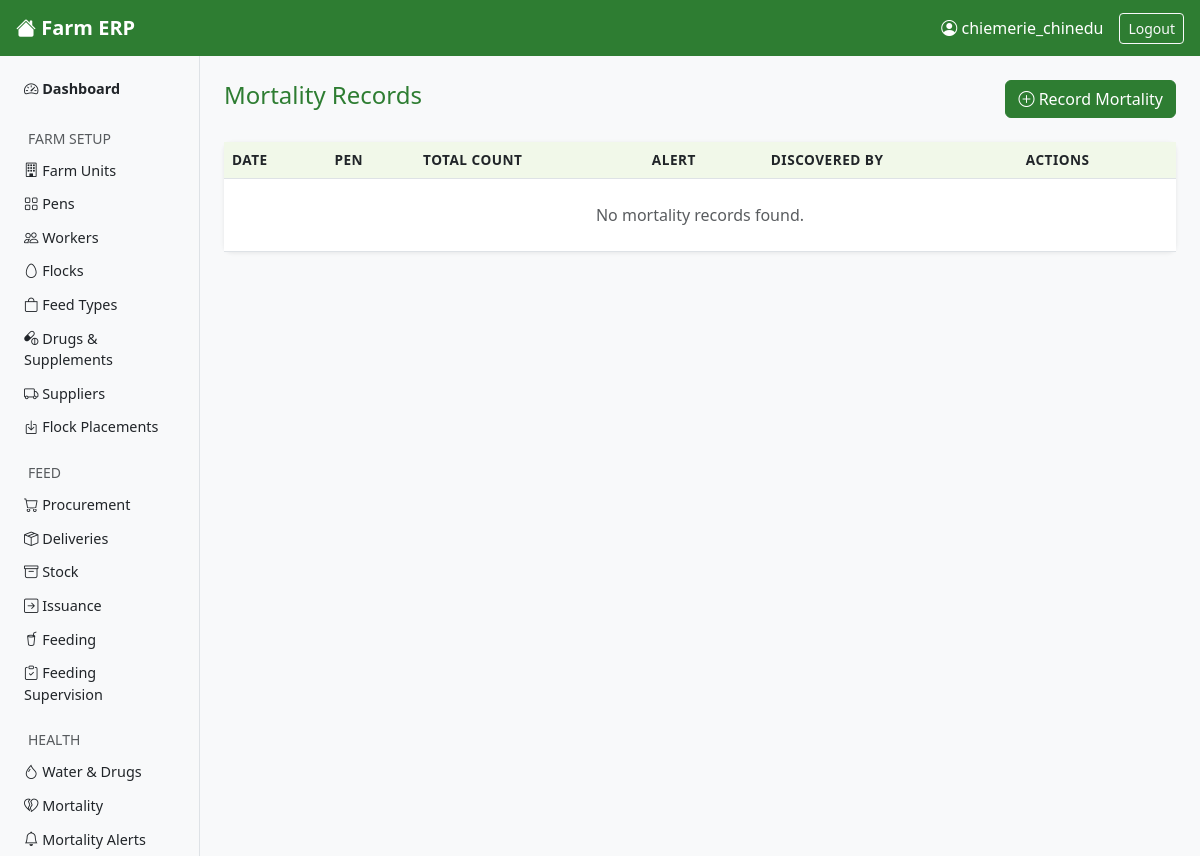
Page /mortality/ (signed in) on the earlier database version.
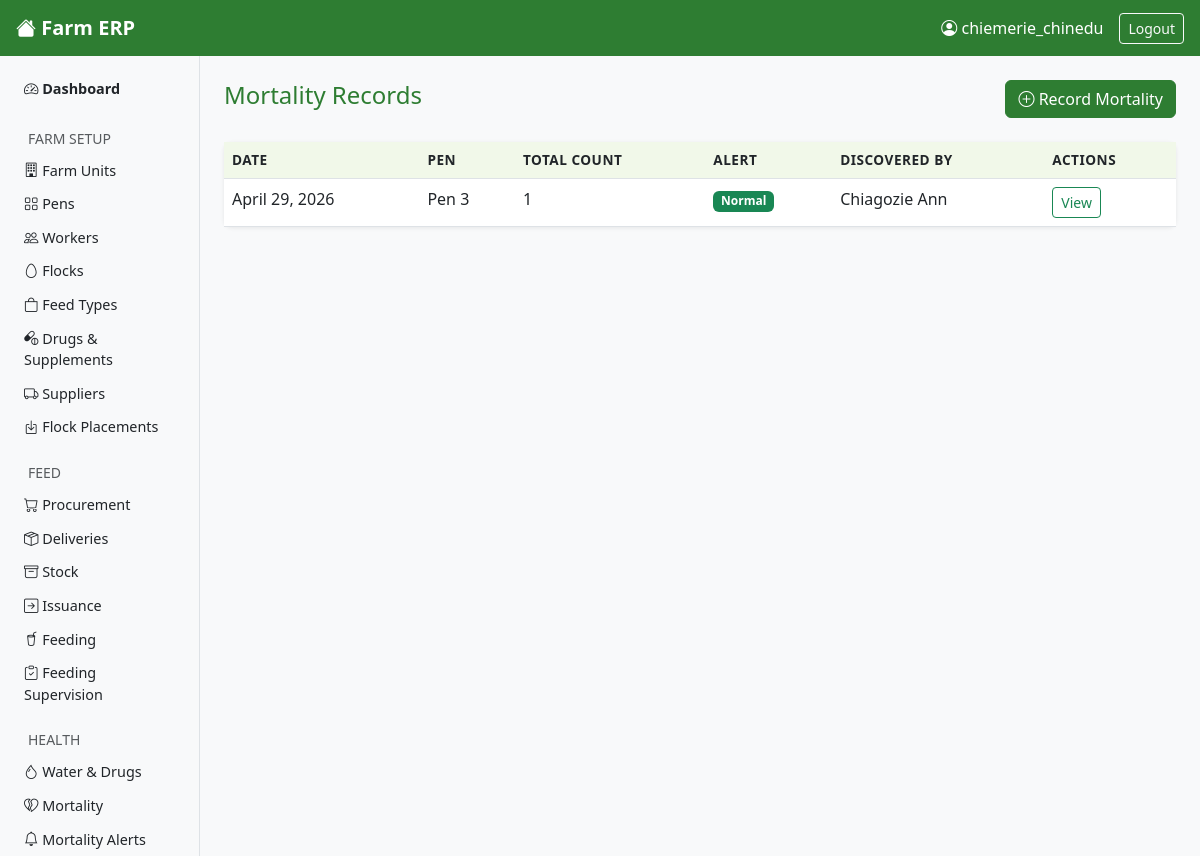
Same page on the later database version.
### core/models.py (models this page shows, shortened)
class MortalityRecord(models.Model):
    flock = models.ForeignKey(
        Flock,
        on_delete=models.PROTECT,
        related_name='mortality_records'
    )
    pen = models.ForeignKey(
        Pen,
        on_delete=models.PROTECT,
        related_name='mortality_records'
    )
    date_found = models.DateField()
    discovered_by = models.ForeignKey(
        Worker,
        on_delete=models.PROTECT,
        related_name='mortalities_discovered'
    )
    recorded_by = models.ForeignKey(
        Worker,
        on_delete=models.PROTECT,
        related_name='mortalities_recorded'
    )
    observed_at = models.TimeField(
        help_text="Time worker physically found the dead birds"
    )
    recorded_at = models.DateTimeField(auto_now_add=True)
    total_count = models.PositiveIntegerField(
        editable=False,
        default=0,
        help_text="Computed: sum of all MortalityRecordItem counts — set automatically"
    )
    is_high_mortality = models.BooleanField(
        default=False,
        editable=False,
        help_text="Set automatically when total_count exceeds threshold"
    )
    alert_sent = models.BooleanField(default=False)
    notes = models.TextField(blank=True)

class Pen(models.Model):
    name = models.CharField(max_length=100)
    farm_unit = models.ForeignKey(
        FarmUnit,
        on_delete=models.PROTECT,
        related_name='pens'
    )
    capacity = models.PositiveIntegerField()
    is_active = models.BooleanField(default=True)

class Worker(models.Model):
    ROLE_CHOICES = [
    ('pen_workers', 'Pen Worker'),
    ('supervisor', 'Supervisor'),
    ('store_keeper', 'Store Keeper'),
    ('manager', 'Farm Mamager'),
    ('director','Director'),
    ]
    full_name = models.CharField(max_length=100)
    role = models.CharField(max_length=50, choices = ROLE_CHOICES)
    phone = models.CharField()
    date_joined = models.DateField()
    is_active = models.BooleanField(default=True)

### core/views.py (the view)
# urls.py: path('mortality/', views.MortalityRecordListView.as_view(), name='mortalityrecord-list'),
class MortalityRecordListView(LoginRequiredMixin, ListView):
    model = MortalityRecord
    template_name = 'core/mortalityrecord_list.html'
    context_object_name = 'mortality_records'
    ordering = ['-date_found']

### core/templates/core/mortalityrecord_list.html (shortened to what this page needs)
{% extends 'core/base.html' %}
{% block content %}
<div class="d-flex justify-content-between align-items-center mb-4">
    <h4>Mortality Records</h4>
    <a href="{% url 'mortalityrecord-create' %}" class="btn btn-success">
        <i class="bi bi-plus-circle"></i> Record Mortality
    </a>
</div>
<div class="card">
    <div class="card-body p-0">
        <table class="table table-hover mb-0">
            <thead>
                <tr>
                    <th>Date</th>
                    <th>Pen</th>
                    <th>Total Count</th>
                    <th>Alert</th>
                    <th>Discovered By</th>
                    <th>Actions</th>
                </tr>
            </thead>
            <tbody>
                {% for record in mortality_records %}
                <tr>
                    <td>{{ record.date_found }}</td>
                    <td>{{ record.pen.name }}</td>
                    <td>{{ record.total_count }}</td>
                    <td>
                        {% if record.is_high_mortality %}
                            <span class="badge bg-danger">High Mortality</span>
                        {% else %}
                            <span class="badge bg-success">Normal</span>
                        {% endif %}
                    </td>
                    <td>{{ record.discovered_by.full_name }}</td>
                    <td>
                        <a href="{% url 'mortalityrecord-detail' record.pk %}" class="btn btn-sm btn-outline-success">View</a>
                    </td>
                </tr>
                {% empty %}
                <tr>
                    <td colspan="6" class="text-center text-muted py-4">No mortality records found.</td>
                </tr>
                {% endfor %}
            </tbody>
        </table>
    </div>
</div>
{% endblock %}

Differences in the rows shown:
added MortalityRecord: date_found "April 29, 2026", pen.name "Pen 3", total_count "1", is_high_mortality "Normal", discovered_by.full_name "Chiagozie Ann"
Other differences:
text no longer shown: "No mortality records found."
